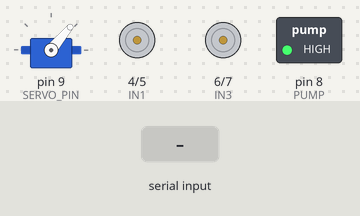
The sketch below on a simulated Arduino Uno, built with avr-gcc and run on an emulated ATmega328P. Shown: servo, motor-driver pin pairs drawn as motors (green arrow = first pin HIGH = forward, orange = second pin HIGH = backward, longer = more drive), switched loads named in the sketch (green lamp = pin HIGH). The inputs (shaded band) are chosen by the test bench.

Above: at 1.2 s.
1.3 s: "A" received over Serial
At 1.8 s:
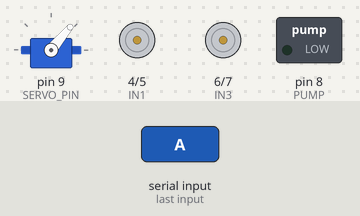
At 3.4 s:
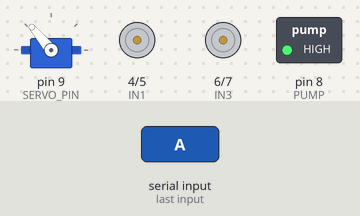
4.3 s: "B" received over Serial
At 6.6 s:
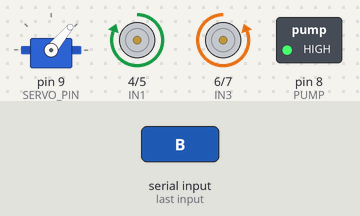
Timing chart, 0 to 18.2 s (numbered marks = the images above; inputs shaded):
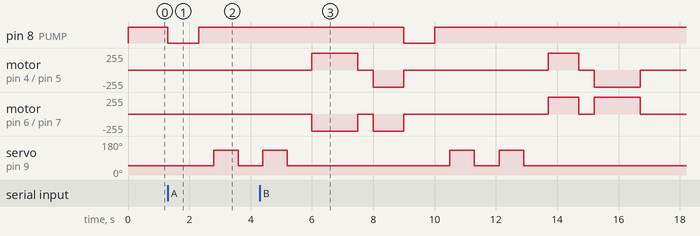

Measured:
- after the input at 1.3 s, pin 8 (PUMP): HIGH → LOW at once, → HIGH 1.0 s later; servo on pin 9 (SERVO_PIN): 50° → 130° after 1.5 s, → 50° 0.80 s later
- after the input at 4.3 s, pin 8 (PUMP): HIGH → LOW after 4.7 s, → HIGH 1.0 s later; motor on pin 4 (IN1) / pin 5 (IN2): stopped → forward 255/255 after 1.7 s, → stopped 1.5 s later, → backward 255/255 0.50 s later, → stopped 1.0 s later, … (8 changes in this stretch)

The sketch:

oinment_project.ino
```cpp
#include <Servo.h>

#define IN1 4   // L298N Motor Driver Input 1
#define IN2 5   // L298N Motor Driver Input 2
#define IN3 6   // L298N Motor Driver Input 3
#define IN4 7   // L298N Motor Driver Input 4
#define PUMP 8  // Relay to control Pump
#define SERVO_PIN 9

Servo myServo;

void setup() {
  Serial.begin(9600);

  // Motor pins
  pinMode(IN1, OUTPUT);
  pinMode(IN2, OUTPUT);
  pinMode(IN3, OUTPUT);
  pinMode(IN4, OUTPUT);

  // Pump relay
  pinMode(PUMP, OUTPUT);
  digitalWrite(PUMP, HIGH);

  // Servo
  myServo.attach(SERVO_PIN);
  myServo.write(50);  // Initial position
}

void loop() {
  if (Serial.available() > 0) {
    char cmd = Serial.read();

    switch (cmd) {
      case 'A': area1(); break;
      case 'B': area2(); break;
      case 'C': area3(); break;
      case 'D': area4(); break;
      case 'E': area5(); break;
      case 'F': area6(); break;
      default: stopMotors(); break;
    }
  }
}

void moveBackward(unsigned long t) {
  digitalWrite(IN1, HIGH);
  digitalWrite(IN2, LOW);
  digitalWrite(IN3, HIGH);
  digitalWrite(IN4, LOW);
  delay(t);
  stopMotors();
}

void moveForward(unsigned long t) {
  digitalWrite(IN1, LOW);
  digitalWrite(IN2, HIGH);
  digitalWrite(IN3, LOW);
  digitalWrite(IN4, HIGH);
  delay(t);
  stopMotors();
}

void turnLeft(unsigned long t) {
  digitalWrite(IN1, HIGH);
  digitalWrite(IN2, LOW);
  digitalWrite(IN3, LOW);
  digitalWrite(IN4, HIGH);
  delay(t);
  stopMotors();
}

void turnRight(unsigned long t) {
  digitalWrite(IN1, LOW);
  digitalWrite(IN2, HIGH);
  digitalWrite(IN3, HIGH);
  digitalWrite(IN4, LOW);
  delay(t);
  stopMotors();
}

void stopMotors() {
  digitalWrite(IN1, LOW);
  digitalWrite(IN2, LOW);
  digitalWrite(IN3, LOW);
  digitalWrite(IN4, LOW);
}

void sprayRoutine() {
  digitalWrite(PUMP, LOW);
  delay(1000);
  digitalWrite(PUMP, HIGH);
  delay(500);

  myServo.write(130);
  delay(800);
  myServo.write(50);
  delay(800);
  myServo.write(130);
  delay(800);
  myServo.write(50);
  delay(800);
}

// Area 1: Spray only
void area1() {
  sprayRoutine();
}

// Area 2: L - F - SR - B - R
void area2() {
  turnLeft(1500);
  delay(500);
  moveForward(1000);
  sprayRoutine();
  moveBackward(1000);
  delay(500);
  turnRight(1500);
}

// Area 3: F - SR - B
void area3() {
  moveForward(1000);
  sprayRoutine();
  moveBackward(1000);
}

// Area 4: F - L - F - SR - B - R - B
void area4() {
  moveForward(1000);
  delay(500);
  turnLeft(1500);
  delay(500);
  moveForward(1000);
  sprayRoutine();
  moveBackward(1000);
  delay(500);
  turnRight(1500);
  delay(500);
  moveBackward(1000);
}

// Area 5: F - F - SR - B - B
void area5() {
  moveForward(1000);
  delay(500);
  moveForward(1000);
  sprayRoutine();
  moveBackward(1000);
  delay(500);
  moveBackward(1000);
}

// Area 6: F - F - L - F - SR - B - R - B - B
void area6() {
  moveForward(1000);
  delay(500);
  moveForward(1000);
  delay(500);
  turnLeft(1500);
  delay(500);
  moveForward(1000);
  sprayRoutine();
  moveBackward(1000);
  delay(500);
  turnRight(1500);
  delay(500);
  moveBackward(1000);
  delay(500);
  moveBackward(1000);
}
```
